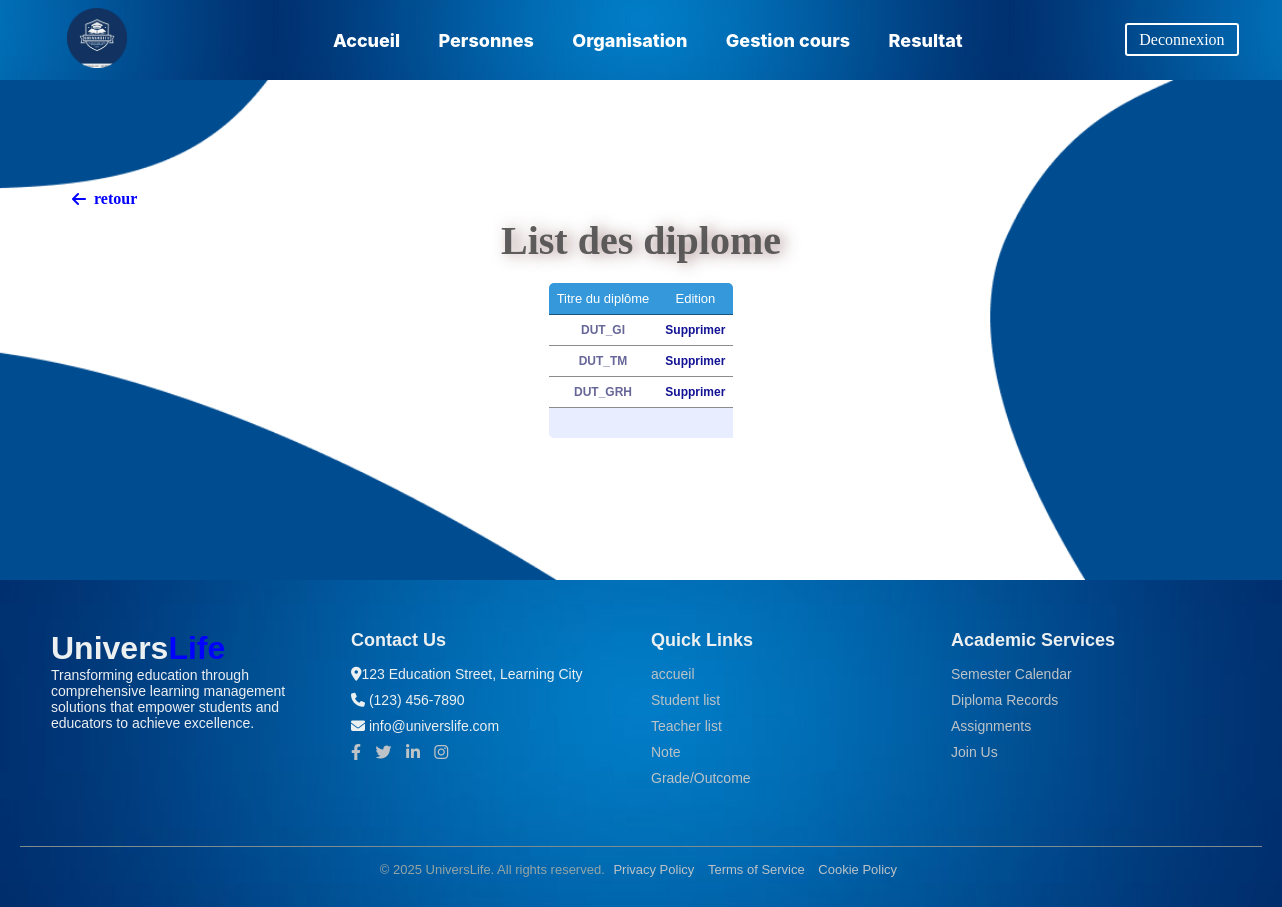
Screenshot of /type_diplome.php (signed in) with the database file from the repository.
### tables this page shows
CREATE TABLE `diplome` (
  `numdip` int NOT NULL,
  `titre_dip` text NOT NULL
);

### type_diplome.php (the view, shortened to what this page needs)
<?php
include('cadre.php');
?>
<?php
$donnee=mysqli_query($conn,"select * from diplome");
?>
<div class="fond">
    <div class="retour">
        <a class="prev" href="index.php"><i class="fa fa-arrow-left"></i>retour</a>
    </div>
    <h1 align=top class="text-h1" style=" font-size: 25px;font-family: 'genshin';text-align: center; font-size: 40px; margin-bottom: 1.2rem;">List des diplome<h1>
    <center><table id="rounded-corner">
        <thead><tr><?php if(isset($_SESSION['admin']))?>
        <th class="rounded-company" >Titre du diplôme</th>
        <?php echo '<th class="rounded-q4">Edition</th>'; ?>
    </tr></thead>
    <tfoot>
        <tr>
            <td colspan="<?php echo colspan(0,2); ?>" class="rounded-foot-left"><em>&nbsp;</em></td>
        </tr>
    </tfoot>
    <tbody>
        <?php
while($a=($donnee)->fetch_array()){
    if(isset($_SESSION['admin'])){
        echo '<td>'.$a['titre_dip'].'</td>';
        echo '<td><a class="sup" href="type_diplome.php?supp_type='.$a['numdip'].'" onclick="return(confirm(\'Etes-vous sur de vouloir supprimer cette entrée?\'));" >Supprimer</td></tr>'; }
    }
    ?>
</tbody>
</table></center>
</div>
<?php
include "footer.php";
?>

### styles.css (style rules this page uses)
* { padding: 0; margin: 0; box-sizing: border-box; }
.fond { overflow-y: scroll; }
.fond { background-image: url('img/Desktop\ -\ 15.png'); background-size: cover; background-position: center; width: 100%; height: 500px; align-content: center; position: relative; }
.text-h1 { font-size: 27px; font-weight: 800; font-family: 'genshin'; color: rgba(74, 73, 73, 0.886); text-shadow: rgba(108, 58, 58, 0.607) 5px .5px 15px; }
html { overflow-x: hidden; }

### table.css (style rules this page uses)
#rounded-corner { font-family: "Lucida Sans Unicode", "Lucida Grande", Sans-Serif; font-size: 12px; margin: 5px; width: max-content; text-align: left; border-collapse: collapse; border-radius: 5px; }
#rounded-corner thead th.rounded-company { background: #3498db; border-top-left-radius: 5px; }
#rounded-corner thead th.rounded-q4 { background: #3498db; border-top-right-radius: 5px; }
#rounded-corner th { padding: 8px; font-weight: normal; font-size: 13px; color: white; background: #3498db; text-align : center; }
#rounded-corner td { padding: 8px; background: #ffffff; border-top: 1px solid #00000074; color: #669; text-align:center; }
#rounded-corner tfoot td.rounded-foot-left { background: #e8edff ; border-bottom-left-radius: 5px; }
.sup { color: rgb(18, 18, 148); }

### rows the page displays
diplome: titre_dip "DUT_GI"
diplome: titre_dip "DUT_TM"
diplome: titre_dip "DUT_GRH"
